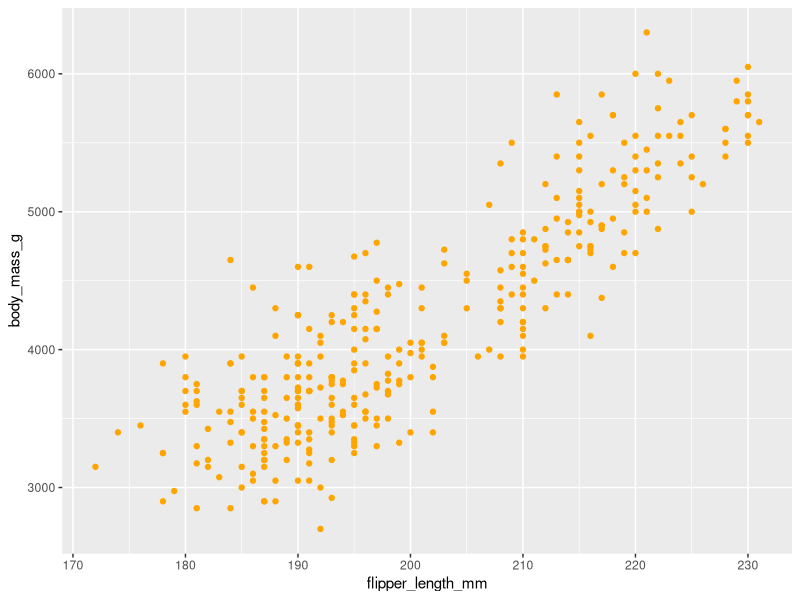

The R script that drew this image:
library("ggplot2")
library("palmerpenguins")
#map set every points in the scatter map to color blue 
ggplot(data = penguins) +
geom_point(mapping = aes( x= flipper_length_mm, y = body_mass_g), color= "orange")
